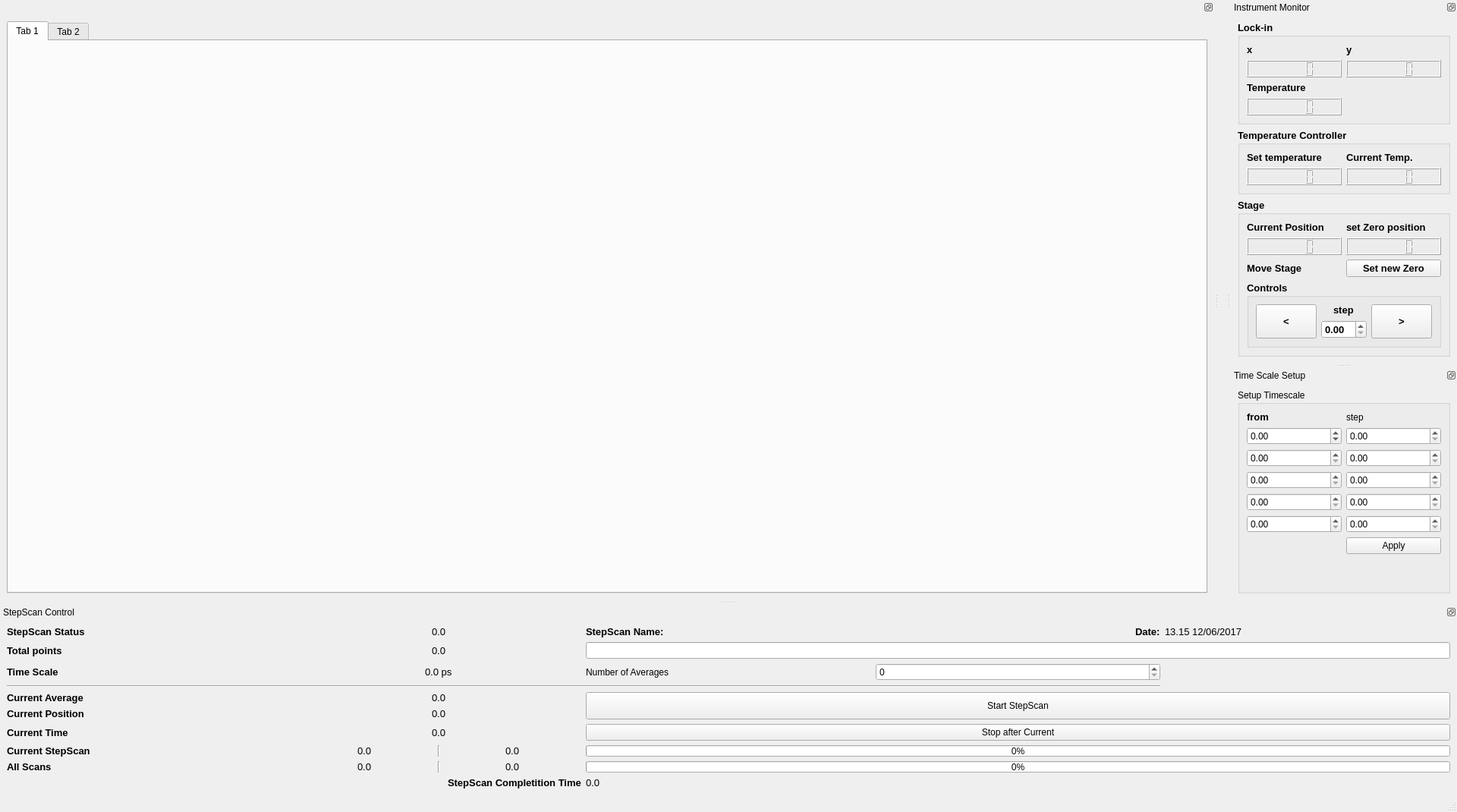
<?xml version="1.0" encoding="UTF-8"?>
<ui version="4.0">
 <class>MainWindow</class>
 <widget class="QMainWindow" name="MainWindow">
  <property name="geometry">
   <rect>
    <x>0</x>
    <y>0</y>
    <width>1920</width>
    <height>1065</height>
   </rect>
  </property>
  <property name="windowTitle">
   <string>MainWindow</string>
  </property>
  <property name="layoutDirection">
   <enum>Qt::LeftToRight</enum>
  </property>
  <widget class="QWidget" name="centralwidget"/>
  <widget class="QMenuBar" name="menubar">
   <property name="geometry">
    <rect>
     <x>0</x>
     <y>0</y>
     <width>1920</width>
     <height>21</height>
    </rect>
   </property>
  </widget>
  <widget class="QStatusBar" name="statusbar"/>
  <widget class="QDockWidget" name="InstrumentMonitorPanel">
   <property name="sizePolicy">
    <sizepolicy hsizetype="Preferred" vsizetype="Minimum">
     <horstretch>0</horstretch>
     <verstretch>0</verstretch>
    </sizepolicy>
   </property>
   <property name="floating">
    <bool>false</bool>
   </property>
   <property name="features">
    <set>QDockWidget::DockWidgetFloatable|QDockWidget::DockWidgetMovable</set>
   </property>
   <property name="allowedAreas">
    <set>Qt::AllDockWidgetAreas</set>
   </property>
   <property name="windowTitle">
    <string notr="true">Instrument Monitor</string>
   </property>
   <attribute name="dockWidgetArea">
    <number>2</number>
   </attribute>
   <widget class="QWidget" name="dockWidgetContents">
    <layout class="QGridLayout" name="gridLayout_4">
     <item row="2" column="0">
      <widget class="QGroupBox" name="groupBox_3">
       <property name="sizePolicy">
        <sizepolicy hsizetype="Preferred" vsizetype="MinimumExpanding">
         <horstretch>0</horstretch>
         <verstretch>0</verstretch>
        </sizepolicy>
       </property>
       <property name="minimumSize">
        <size>
         <width>200</width>
         <height>0</height>
        </size>
       </property>
       <property name="font">
        <font>
         <pointsize>10</pointsize>
         <weight>75</weight>
         <bold>true</bold>
        </font>
       </property>
       <property name="title">
        <string>Lock-in</string>
       </property>
       <layout class="QGridLayout" name="gridLayout_3">
        <item row="1" column="0">
         <widget class="QLCDNumber" name="LockinMonitorLCD_x"/>
        </item>
        <item row="5" column="0">
         <widget class="QLCDNumber" name="temperatureMonitorLDC"/>
        </item>
        <item row="0" column="0">
         <widget class="QLabel" name="lockinMonitorLabel_x">
          <property name="font">
           <font>
            <pointsize>10</pointsize>
            <weight>75</weight>
            <bold>true</bold>
           </font>
          </property>
          <property name="text">
           <string>x</string>
          </property>
         </widget>
        </item>
        <item row="0" column="1">
         <widget class="QLabel" name="LockinMonitorLabel_y">
          <property name="font">
           <font>
            <pointsize>10</pointsize>
            <weight>75</weight>
            <bold>true</bold>
           </font>
          </property>
          <property name="text">
           <string>y</string>
          </property>
         </widget>
        </item>
        <item row="1" column="1">
         <widget class="QLCDNumber" name="LockinMonitorLCD_y"/>
        </item>
        <item row="2" column="0">
         <widget class="QLabel" name="TemperatureMoitorLabel">
          <property name="font">
           <font>
            <pointsize>10</pointsize>
            <weight>75</weight>
            <bold>true</bold>
           </font>
          </property>
          <property name="text">
           <string>Temperature</string>
          </property>
         </widget>
        </item>
       </layout>
      </widget>
     </item>
     <item row="3" column="0">
      <widget class="QGroupBox" name="groupBox_4">
       <property name="sizePolicy">
        <sizepolicy hsizetype="Preferred" vsizetype="MinimumExpanding">
         <horstretch>0</horstretch>
         <verstretch>0</verstretch>
        </sizepolicy>
       </property>
       <property name="minimumSize">
        <size>
         <width>200</width>
         <height>0</height>
        </size>
       </property>
       <property name="font">
        <font>
         <pointsize>10</pointsize>
         <weight>75</weight>
         <bold>true</bold>
        </font>
       </property>
       <property name="title">
        <string>Temperature Controller</string>
       </property>
       <layout class="QGridLayout" name="gridLayout_5">
        <item row="3" column="0">
         <widget class="QLCDNumber" name="temperatureMonitorLDC_2"/>
        </item>
        <item row="0" column="0">
         <widget class="QLabel" name="TemperatureMoitorLabel_2">
          <property name="font">
           <font>
            <pointsize>10</pointsize>
            <weight>75</weight>
            <bold>true</bold>
           </font>
          </property>
          <property name="text">
           <string>Set temperature</string>
          </property>
         </widget>
        </item>
        <item row="0" column="1">
         <widget class="QLabel" name="TemperatureMoitorLabel_4">
          <property name="font">
           <font>
            <pointsize>10</pointsize>
            <weight>75</weight>
            <bold>true</bold>
           </font>
          </property>
          <property name="text">
           <string>Current Temp.</string>
          </property>
         </widget>
        </item>
        <item row="3" column="1">
         <widget class="QLCDNumber" name="temperatureMonitorLDC_4"/>
        </item>
       </layout>
      </widget>
     </item>
     <item row="4" column="0">
      <widget class="QGroupBox" name="groupBox_5">
       <property name="sizePolicy">
        <sizepolicy hsizetype="Preferred" vsizetype="MinimumExpanding">
         <horstretch>0</horstretch>
         <verstretch>0</verstretch>
        </sizepolicy>
       </property>
       <property name="minimumSize">
        <size>
         <width>200</width>
         <height>0</height>
        </size>
       </property>
       <property name="font">
        <font>
         <pointsize>10</pointsize>
         <weight>75</weight>
         <bold>true</bold>
        </font>
       </property>
       <property name="title">
        <string>Stage</string>
       </property>
       <layout class="QGridLayout" name="gridLayout_6">
        <item row="3" column="0" colspan="2">
         <widget class="QGroupBox" name="groupBox_2">
          <property name="title">
           <string>Controls</string>
          </property>
          <layout class="QGridLayout" name="gridLayout_9">
           <item row="0" column="2" rowspan="2">
            <widget class="QPushButton" name="pushButton_4">
             <property name="sizePolicy">
              <sizepolicy hsizetype="Minimum" vsizetype="MinimumExpanding">
               <horstretch>0</horstretch>
               <verstretch>0</verstretch>
              </sizepolicy>
             </property>
             <property name="text">
              <string>&gt;</string>
             </property>
            </widget>
           </item>
           <item row="0" column="0" rowspan="2">
            <widget class="QPushButton" name="pushButton_2">
             <property name="sizePolicy">
              <sizepolicy hsizetype="Minimum" vsizetype="MinimumExpanding">
               <horstretch>0</horstretch>
               <verstretch>0</verstretch>
              </sizepolicy>
             </property>
             <property name="text">
              <string>&lt;</string>
             </property>
            </widget>
           </item>
           <item row="1" column="1">
            <widget class="QDoubleSpinBox" name="stepSizeSpinBox"/>
           </item>
           <item row="0" column="1" alignment="Qt::AlignHCenter">
            <widget class="QLabel" name="label">
             <property name="text">
              <string>step</string>
             </property>
            </widget>
           </item>
          </layout>
         </widget>
        </item>
        <item row="1" column="1">
         <widget class="QLCDNumber" name="LockinMonitorLCD_y_3"/>
        </item>
        <item row="1" column="0">
         <widget class="QLCDNumber" name="LockinMonitorLCD_x_3"/>
        </item>
        <item row="0" column="0">
         <widget class="QLabel" name="lockinMonitorLabel_x_3">
          <property name="font">
           <font>
            <pointsize>10</pointsize>
            <weight>75</weight>
            <bold>true</bold>
           </font>
          </property>
          <property name="text">
           <string>Current Position</string>
          </property>
         </widget>
        </item>
        <item row="0" column="1">
         <widget class="QLabel" name="LockinMonitorLabel_y_3">
          <property name="font">
           <font>
            <pointsize>10</pointsize>
            <weight>75</weight>
            <bold>true</bold>
           </font>
          </property>
          <property name="text">
           <string>set Zero position</string>
          </property>
         </widget>
        </item>
        <item row="2" column="1">
         <widget class="QPushButton" name="pushButton_3">
          <property name="text">
           <string>Set new Zero</string>
          </property>
         </widget>
        </item>
        <item row="2" column="0">
         <widget class="QLabel" name="lockinMonitorLabel_x_4">
          <property name="font">
           <font>
            <pointsize>10</pointsize>
            <weight>75</weight>
            <bold>true</bold>
           </font>
          </property>
          <property name="text">
           <string>Move Stage</string>
          </property>
         </widget>
        </item>
       </layout>
      </widget>
     </item>
    </layout>
   </widget>
  </widget>
  <widget class="QDockWidget" name="ScanControlPanel">
   <property name="toolTipDuration">
    <number>-1</number>
   </property>
   <property name="floating">
    <bool>true</bool>
   </property>
   <property name="features">
    <set>QDockWidget::DockWidgetFloatable|QDockWidget::DockWidgetMovable</set>
   </property>
   <property name="windowTitle">
    <string>StepScan Control</string>
   </property>
   <attribute name="dockWidgetArea">
    <number>8</number>
   </attribute>
   <widget class="QWidget" name="dockWidgetContents_6">
    <layout class="QGridLayout" name="gridLayout_8">
     <item row="7" column="0">
      <widget class="QLabel" name="currentTimeLabel">
       <property name="font">
        <font>
         <pointsize>10</pointsize>
         <weight>75</weight>
         <bold>true</bold>
        </font>
       </property>
       <property name="text">
        <string>Current Time</string>
       </property>
       <property name="textFormat">
        <enum>Qt::AutoText</enum>
       </property>
      </widget>
     </item>
     <item row="6" column="0">
      <widget class="QLabel" name="currentPositionLabel">
       <property name="font">
        <font>
         <pointsize>10</pointsize>
         <weight>75</weight>
         <bold>true</bold>
        </font>
       </property>
       <property name="text">
        <string>Current Position</string>
       </property>
       <property name="textFormat">
        <enum>Qt::AutoText</enum>
       </property>
      </widget>
     </item>
     <item row="11" column="2" colspan="3">
      <widget class="QProgressBar" name="progressBar_2">
       <property name="minimumSize">
        <size>
         <width>0</width>
         <height>10</height>
        </size>
       </property>
       <property name="value">
        <number>0</number>
       </property>
       <property name="textVisible">
        <bool>true</bool>
       </property>
      </widget>
     </item>
     <item row="12" column="2" colspan="3">
      <widget class="QProgressBar" name="progressBar">
       <property name="minimumSize">
        <size>
         <width>0</width>
         <height>10</height>
        </size>
       </property>
       <property name="value">
        <number>0</number>
       </property>
       <property name="textVisible">
        <bool>true</bool>
       </property>
       <property name="textDirection">
        <enum>QProgressBar::TopToBottom</enum>
       </property>
      </widget>
     </item>
     <item row="12" column="0">
      <widget class="QLabel" name="allScansLabel">
       <property name="font">
        <font>
         <pointsize>10</pointsize>
         <weight>75</weight>
         <bold>true</bold>
        </font>
       </property>
       <property name="text">
        <string>All Scans</string>
       </property>
       <property name="textFormat">
        <enum>Qt::AutoText</enum>
       </property>
      </widget>
     </item>
     <item row="0" column="2">
      <widget class="QLabel" name="scanNameLabel">
       <property name="font">
        <font>
         <pointsize>10</pointsize>
         <weight>75</weight>
         <bold>true</bold>
        </font>
       </property>
       <property name="text">
        <string>StepScan Name:</string>
       </property>
       <property name="textFormat">
        <enum>Qt::AutoText</enum>
       </property>
      </widget>
     </item>
     <item row="3" column="3">
      <widget class="QSpinBox" name="spinBox"/>
     </item>
     <item row="0" column="0">
      <widget class="QLabel" name="scanStatusLabel">
       <property name="font">
        <font>
         <pointsize>10</pointsize>
         <weight>75</weight>
         <bold>true</bold>
        </font>
       </property>
       <property name="text">
        <string>StepScan Status</string>
       </property>
       <property name="textFormat">
        <enum>Qt::AutoText</enum>
       </property>
      </widget>
     </item>
     <item row="0" column="1" alignment="Qt::AlignHCenter">
      <widget class="QLabel" name="scanStatusNumberLabel">
       <property name="font">
        <font>
         <pointsize>10</pointsize>
        </font>
       </property>
       <property name="layoutDirection">
        <enum>Qt::LeftToRight</enum>
       </property>
       <property name="text">
        <string>0.0</string>
       </property>
      </widget>
     </item>
     <item row="1" column="1" alignment="Qt::AlignHCenter">
      <widget class="QLabel" name="totalPointsNumberLabel">
       <property name="font">
        <font>
         <pointsize>10</pointsize>
        </font>
       </property>
       <property name="layoutDirection">
        <enum>Qt::LeftToRight</enum>
       </property>
       <property name="text">
        <string>0.0</string>
       </property>
      </widget>
     </item>
     <item row="4" column="0" colspan="4">
      <widget class="Line" name="line">
       <property name="orientation">
        <enum>Qt::Horizontal</enum>
       </property>
      </widget>
     </item>
     <item row="7" column="1" alignment="Qt::AlignHCenter">
      <widget class="QLabel" name="label_25">
       <property name="font">
        <font>
         <pointsize>10</pointsize>
        </font>
       </property>
       <property name="layoutDirection">
        <enum>Qt::LeftToRight</enum>
       </property>
       <property name="text">
        <string>0.0</string>
       </property>
      </widget>
     </item>
     <item row="6" column="1" alignment="Qt::AlignHCenter">
      <widget class="QLabel" name="label_24">
       <property name="font">
        <font>
         <pointsize>10</pointsize>
        </font>
       </property>
       <property name="layoutDirection">
        <enum>Qt::LeftToRight</enum>
       </property>
       <property name="text">
        <string>0.0</string>
       </property>
      </widget>
     </item>
     <item row="7" column="2" colspan="3">
      <widget class="QPushButton" name="stopButton">
       <property name="sizePolicy">
        <sizepolicy hsizetype="Minimum" vsizetype="Minimum">
         <horstretch>0</horstretch>
         <verstretch>0</verstretch>
        </sizepolicy>
       </property>
       <property name="text">
        <string>Stop after Current</string>
       </property>
      </widget>
     </item>
     <item row="13" column="0" colspan="2" alignment="Qt::AlignRight">
      <widget class="QLabel" name="allScansLabel_2">
       <property name="font">
        <font>
         <pointsize>10</pointsize>
         <weight>75</weight>
         <bold>true</bold>
        </font>
       </property>
       <property name="text">
        <string>StepScan Completition Time</string>
       </property>
       <property name="textFormat">
        <enum>Qt::AutoText</enum>
       </property>
      </widget>
     </item>
     <item row="5" column="2" rowspan="2" colspan="3">
      <widget class="QPushButton" name="startButton">
       <property name="sizePolicy">
        <sizepolicy hsizetype="Minimum" vsizetype="MinimumExpanding">
         <horstretch>0</horstretch>
         <verstretch>0</verstretch>
        </sizepolicy>
       </property>
       <property name="text">
        <string>Start StepScan</string>
       </property>
      </widget>
     </item>
     <item row="5" column="0">
      <widget class="QLabel" name="currentAverageLabel">
       <property name="font">
        <font>
         <pointsize>10</pointsize>
         <weight>75</weight>
         <bold>true</bold>
        </font>
       </property>
       <property name="text">
        <string>Current Average</string>
       </property>
       <property name="textFormat">
        <enum>Qt::AutoText</enum>
       </property>
      </widget>
     </item>
     <item row="3" column="1" alignment="Qt::AlignHCenter">
      <widget class="QLabel" name="timeScaleNumberLabel">
       <property name="font">
        <font>
         <pointsize>10</pointsize>
        </font>
       </property>
       <property name="layoutDirection">
        <enum>Qt::LeftToRight</enum>
       </property>
       <property name="text">
        <string>0.0 ps</string>
       </property>
      </widget>
     </item>
     <item row="3" column="0">
      <widget class="QLabel" name="timeScaleLabel">
       <property name="font">
        <font>
         <pointsize>10</pointsize>
         <weight>75</weight>
         <bold>true</bold>
        </font>
       </property>
       <property name="text">
        <string>Time Scale</string>
       </property>
       <property name="textFormat">
        <enum>Qt::AutoText</enum>
       </property>
      </widget>
     </item>
     <item row="11" column="0">
      <widget class="QLabel" name="currentScanLabel">
       <property name="font">
        <font>
         <pointsize>10</pointsize>
         <weight>75</weight>
         <bold>true</bold>
        </font>
       </property>
       <property name="text">
        <string>Current StepScan</string>
       </property>
       <property name="textFormat">
        <enum>Qt::AutoText</enum>
       </property>
      </widget>
     </item>
     <item row="1" column="0">
      <widget class="QLabel" name="totalPointsLabel">
       <property name="font">
        <font>
         <pointsize>10</pointsize>
         <weight>75</weight>
         <bold>true</bold>
        </font>
       </property>
       <property name="text">
        <string>Total points</string>
       </property>
       <property name="textFormat">
        <enum>Qt::AutoText</enum>
       </property>
      </widget>
     </item>
     <item row="3" column="2">
      <widget class="QLabel" name="numberOfAveragesLabel">
       <property name="text">
        <string>Number of Averages</string>
       </property>
      </widget>
     </item>
     <item row="5" column="1" alignment="Qt::AlignHCenter">
      <widget class="QLabel" name="currentAverageNumberLabel">
       <property name="font">
        <font>
         <pointsize>10</pointsize>
        </font>
       </property>
       <property name="layoutDirection">
        <enum>Qt::LeftToRight</enum>
       </property>
       <property name="text">
        <string>0.0</string>
       </property>
      </widget>
     </item>
     <item row="11" column="1">
      <layout class="QHBoxLayout" name="horizontalLayout_2">
       <item alignment="Qt::AlignHCenter">
        <widget class="QLabel" name="label_26">
         <property name="font">
          <font>
           <pointsize>10</pointsize>
          </font>
         </property>
         <property name="layoutDirection">
          <enum>Qt::LeftToRight</enum>
         </property>
         <property name="text">
          <string>0.0</string>
         </property>
        </widget>
       </item>
       <item>
        <widget class="Line" name="line_2">
         <property name="orientation">
          <enum>Qt::Vertical</enum>
         </property>
        </widget>
       </item>
       <item alignment="Qt::AlignHCenter">
        <widget class="QLabel" name="label_27">
         <property name="font">
          <font>
           <pointsize>10</pointsize>
          </font>
         </property>
         <property name="layoutDirection">
          <enum>Qt::LeftToRight</enum>
         </property>
         <property name="text">
          <string>0.0</string>
         </property>
        </widget>
       </item>
      </layout>
     </item>
     <item row="12" column="1">
      <layout class="QHBoxLayout" name="horizontalLayout_3">
       <item alignment="Qt::AlignHCenter">
        <widget class="QLabel" name="label_28">
         <property name="font">
          <font>
           <pointsize>10</pointsize>
          </font>
         </property>
         <property name="layoutDirection">
          <enum>Qt::LeftToRight</enum>
         </property>
         <property name="text">
          <string>0.0</string>
         </property>
        </widget>
       </item>
       <item>
        <widget class="Line" name="line_3">
         <property name="orientation">
          <enum>Qt::Vertical</enum>
         </property>
        </widget>
       </item>
       <item alignment="Qt::AlignHCenter">
        <widget class="QLabel" name="label_29">
         <property name="font">
          <font>
           <pointsize>10</pointsize>
          </font>
         </property>
         <property name="layoutDirection">
          <enum>Qt::LeftToRight</enum>
         </property>
         <property name="text">
          <string>0.0</string>
         </property>
        </widget>
       </item>
      </layout>
     </item>
     <item row="1" column="2" colspan="3">
      <widget class="QLineEdit" name="lineEdit"/>
     </item>
     <item row="0" column="3" alignment="Qt::AlignRight">
      <widget class="QLabel" name="scanNameLabel_2">
       <property name="font">
        <font>
         <pointsize>10</pointsize>
         <weight>75</weight>
         <bold>true</bold>
        </font>
       </property>
       <property name="text">
        <string>Date:</string>
       </property>
       <property name="textFormat">
        <enum>Qt::AutoText</enum>
       </property>
      </widget>
     </item>
     <item row="0" column="4">
      <widget class="QLabel" name="scanNameLabel_3">
       <property name="font">
        <font>
         <pointsize>10</pointsize>
         <weight>50</weight>
         <bold>false</bold>
        </font>
       </property>
       <property name="text">
        <string>13.15 12/06/2017</string>
       </property>
       <property name="textFormat">
        <enum>Qt::AutoText</enum>
       </property>
      </widget>
     </item>
     <item row="13" column="2">
      <widget class="QLabel" name="label_30">
       <property name="font">
        <font>
         <pointsize>10</pointsize>
        </font>
       </property>
       <property name="layoutDirection">
        <enum>Qt::LeftToRight</enum>
       </property>
       <property name="text">
        <string>0.0</string>
       </property>
      </widget>
     </item>
    </layout>
   </widget>
  </widget>
  <widget class="QDockWidget" name="PlotPanel">
   <property name="sizePolicy">
    <sizepolicy hsizetype="MinimumExpanding" vsizetype="MinimumExpanding">
     <horstretch>0</horstretch>
     <verstretch>0</verstretch>
    </sizepolicy>
   </property>
   <property name="minimumSize">
    <size>
     <width>1600</width>
     <height>600</height>
    </size>
   </property>
   <property name="floating">
    <bool>true</bool>
   </property>
   <property name="features">
    <set>QDockWidget::DockWidgetFloatable|QDockWidget::DockWidgetMovable</set>
   </property>
   <attribute name="dockWidgetArea">
    <number>1</number>
   </attribute>
   <widget class="QWidget" name="dockWidgetContents_3">
    <layout class="QGridLayout" name="gridLayout_7">
     <item row="0" column="0">
      <widget class="QTabWidget" name="tabWidget">
       <property name="sizePolicy">
        <sizepolicy hsizetype="MinimumExpanding" vsizetype="MinimumExpanding">
         <horstretch>0</horstretch>
         <verstretch>0</verstretch>
        </sizepolicy>
       </property>
       <property name="currentIndex">
        <number>0</number>
       </property>
       <widget class="QWidget" name="tab">
        <attribute name="title">
         <string>Tab 1</string>
        </attribute>
       </widget>
       <widget class="QWidget" name="tab_2">
        <attribute name="title">
         <string>Tab 2</string>
        </attribute>
       </widget>
      </widget>
     </item>
    </layout>
   </widget>
  </widget>
  <widget class="QDockWidget" name="TimeScaleSetupPanel">
   <property name="autoFillBackground">
    <bool>false</bool>
   </property>
   <property name="floating">
    <bool>true</bool>
   </property>
   <property name="features">
    <set>QDockWidget::DockWidgetFloatable|QDockWidget::DockWidgetMovable</set>
   </property>
   <property name="windowTitle">
    <string>Time Scale Setup</string>
   </property>
   <attribute name="dockWidgetArea">
    <number>2</number>
   </attribute>
   <widget class="QWidget" name="dockWidgetContents_2">
    <layout class="QGridLayout" name="gridLayout_2">
     <item row="0" column="0">
      <widget class="QGroupBox" name="groupBox">
       <property name="sizePolicy">
        <sizepolicy hsizetype="Preferred" vsizetype="Minimum">
         <horstretch>0</horstretch>
         <verstretch>0</verstretch>
        </sizepolicy>
       </property>
       <property name="title">
        <string>Setup Timescale</string>
       </property>
       <layout class="QGridLayout" name="gridLayout">
        <item row="5" column="1">
         <widget class="QDoubleSpinBox" name="timescale_step_4"/>
        </item>
        <item row="7" column="1">
         <widget class="QPushButton" name="pushButton">
          <property name="text">
           <string>Apply</string>
          </property>
         </widget>
        </item>
        <item row="6" column="1">
         <widget class="QDoubleSpinBox" name="timescale_step_5"/>
        </item>
        <item row="6" column="0">
         <widget class="QDoubleSpinBox" name="timescale_from_5"/>
        </item>
        <item row="2" column="1">
         <widget class="QDoubleSpinBox" name="timescale_step_1"/>
        </item>
        <item row="1" column="1">
         <widget class="QLabel" name="label_timescaleStep">
          <property name="sizePolicy">
           <sizepolicy hsizetype="Preferred" vsizetype="Minimum">
            <horstretch>0</horstretch>
            <verstretch>0</verstretch>
           </sizepolicy>
          </property>
          <property name="text">
           <string>step</string>
          </property>
         </widget>
        </item>
        <item row="3" column="0">
         <widget class="QDoubleSpinBox" name="timescale_from_2"/>
        </item>
        <item row="1" column="0">
         <widget class="QLabel" name="label_timescaleFrom">
          <property name="sizePolicy">
           <sizepolicy hsizetype="Preferred" vsizetype="Minimum">
            <horstretch>0</horstretch>
            <verstretch>0</verstretch>
           </sizepolicy>
          </property>
          <property name="font">
           <font>
            <pointsize>10</pointsize>
            <weight>75</weight>
            <bold>true</bold>
           </font>
          </property>
          <property name="text">
           <string>from</string>
          </property>
         </widget>
        </item>
        <item row="4" column="0">
         <widget class="QDoubleSpinBox" name="timescale_from_3"/>
        </item>
        <item row="2" column="0">
         <widget class="QDoubleSpinBox" name="timescale_from_1">
          <property name="minimum">
           <double>-1000.000000000000000</double>
          </property>
          <property name="maximum">
           <double>1000.000000000000000</double>
          </property>
         </widget>
        </item>
        <item row="4" column="1">
         <widget class="QDoubleSpinBox" name="timescale_step_3"/>
        </item>
        <item row="3" column="1">
         <widget class="QDoubleSpinBox" name="timescale_step_2"/>
        </item>
        <item row="5" column="0">
         <widget class="QDoubleSpinBox" name="timescale_from_4"/>
        </item>
        <item row="8" column="1">
         <spacer name="verticalSpacer_2">
          <property name="orientation">
           <enum>Qt::Vertical</enum>
          </property>
          <property name="sizeHint" stdset="0">
           <size>
            <width>20</width>
            <height>40</height>
           </size>
          </property>
         </spacer>
        </item>
       </layout>
      </widget>
     </item>
    </layout>
   </widget>
  </widget>
 </widget>
 <resources/>
 <connections/>
</ui>
